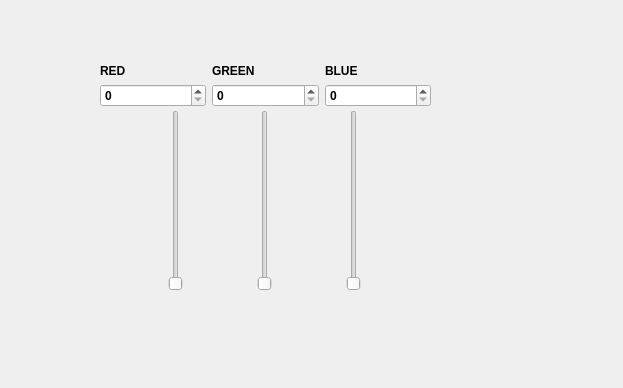
<?xml version="1.0" encoding="UTF-8"?>
<ui version="4.0">
 <class>BAITAP09</class>
 <widget class="QWidget" name="BAITAP09">
  <property name="geometry">
   <rect>
    <x>0</x>
    <y>0</y>
    <width>623</width>
    <height>388</height>
   </rect>
  </property>
  <property name="font">
   <font>
    <weight>75</weight>
    <bold>true</bold>
   </font>
  </property>
  <property name="windowTitle">
   <string>BÀI TẬP 09</string>
  </property>
  <property name="windowIcon">
   <iconset>
    <normaloff>C:/Users/daotr/Downloads/cat.png</normaloff>C:/Users/daotr/Downloads/cat.png</iconset>
  </property>
  <property name="autoFillBackground">
   <bool>true</bool>
  </property>
  <widget class="QWidget" name="">
   <property name="geometry">
    <rect>
     <x>100</x>
     <y>80</y>
     <width>331</width>
     <height>31</height>
    </rect>
   </property>
   <layout class="QGridLayout" name="gridLayout_5">
    <item row="0" column="0">
     <widget class="QSpinBox" name="spinBox">
      <property name="maximum">
       <number>255</number>
      </property>
     </widget>
    </item>
    <item row="0" column="1">
     <widget class="QSpinBox" name="spinBox_2">
      <property name="maximum">
       <number>255</number>
      </property>
     </widget>
    </item>
    <item row="0" column="2">
     <widget class="QSpinBox" name="spinBox_3">
      <property name="maximum">
       <number>255</number>
      </property>
     </widget>
    </item>
   </layout>
  </widget>
  <widget class="QWidget" name="">
   <property name="geometry">
    <rect>
     <x>100</x>
     <y>60</y>
     <width>331</width>
     <height>21</height>
    </rect>
   </property>
   <layout class="QGridLayout" name="gridLayout_4">
    <item row="0" column="0">
     <widget class="QLabel" name="label">
      <property name="text">
       <string>RED</string>
      </property>
     </widget>
    </item>
    <item row="0" column="1">
     <widget class="QLabel" name="label_2">
      <property name="text">
       <string>GREEN</string>
      </property>
     </widget>
    </item>
    <item row="0" column="2">
     <widget class="QLabel" name="label_3">
      <property name="text">
       <string>BLUE</string>
      </property>
     </widget>
    </item>
   </layout>
  </widget>
  <widget class="QWidget" name="">
   <property name="geometry">
    <rect>
     <x>100</x>
     <y>110</y>
     <width>331</width>
     <height>181</height>
    </rect>
   </property>
   <layout class="QGridLayout" name="gridLayout">
    <item row="0" column="0">
     <widget class="QSlider" name="verticalSlider">
      <property name="maximum">
       <number>255</number>
      </property>
      <property name="orientation">
       <enum>Qt::Vertical</enum>
      </property>
     </widget>
    </item>
    <item row="0" column="1">
     <widget class="QSlider" name="verticalSlider_2">
      <property name="maximum">
       <number>255</number>
      </property>
      <property name="orientation">
       <enum>Qt::Vertical</enum>
      </property>
     </widget>
    </item>
    <item row="0" column="2">
     <widget class="QSlider" name="verticalSlider_3">
      <property name="maximum">
       <number>255</number>
      </property>
      <property name="orientation">
       <enum>Qt::Vertical</enum>
      </property>
     </widget>
    </item>
   </layout>
  </widget>
 </widget>
 <resources/>
 <connections>
  <connection>
   <sender>verticalSlider</sender>
   <signal>valueChanged(int)</signal>
   <receiver>spinBox</receiver>
   <slot>setValue(int)</slot>
   <hints>
    <hint type="sourcelabel">
     <x>176</x>
     <y>158</y>
    </hint>
    <hint type="destinationlabel">
     <x>129</x>
     <y>102</y>
    </hint>
   </hints>
  </connection>
  <connection>
   <sender>spinBox</sender>
   <signal>valueChanged(int)</signal>
   <receiver>verticalSlider</receiver>
   <slot>setValue(int)</slot>
   <hints>
    <hint type="sourcelabel">
     <x>156</x>
     <y>93</y>
    </hint>
    <hint type="destinationlabel">
     <x>172</x>
     <y>137</y>
    </hint>
   </hints>
  </connection>
  <connection>
   <sender>verticalSlider_2</sender>
   <signal>valueChanged(int)</signal>
   <receiver>spinBox_2</receiver>
   <slot>setValue(int)</slot>
   <hints>
    <hint type="sourcelabel">
     <x>260</x>
     <y>130</y>
    </hint>
    <hint type="destinationlabel">
     <x>238</x>
     <y>91</y>
    </hint>
   </hints>
  </connection>
  <connection>
   <sender>spinBox_2</sender>
   <signal>valueChanged(int)</signal>
   <receiver>verticalSlider_2</receiver>
   <slot>setValue(int)</slot>
   <hints>
    <hint type="sourcelabel">
     <x>287</x>
     <y>95</y>
    </hint>
    <hint type="destinationlabel">
     <x>264</x>
     <y>123</y>
    </hint>
   </hints>
  </connection>
  <connection>
   <sender>verticalSlider_3</sender>
   <signal>valueChanged(int)</signal>
   <receiver>spinBox_3</receiver>
   <slot>setValue(int)</slot>
   <hints>
    <hint type="sourcelabel">
     <x>352</x>
     <y>168</y>
    </hint>
    <hint type="destinationlabel">
     <x>394</x>
     <y>99</y>
    </hint>
   </hints>
  </connection>
  <connection>
   <sender>spinBox_3</sender>
   <signal>valueChanged(int)</signal>
   <receiver>verticalSlider_3</receiver>
   <slot>setValue(int)</slot>
   <hints>
    <hint type="sourcelabel">
     <x>376</x>
     <y>100</y>
    </hint>
    <hint type="destinationlabel">
     <x>356</x>
     <y>146</y>
    </hint>
   </hints>
  </connection>
 </connections>
</ui>
